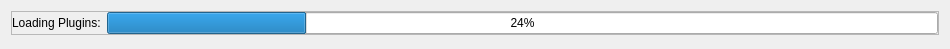
<?xml version="1.0" encoding="UTF-8"?>
<ui version="4.0">
 <class>ProgressBar</class>
 <widget class="QWidget" name="ProgressBar">
  <property name="geometry">
   <rect>
    <x>0</x>
    <y>0</y>
    <width>950</width>
    <height>49</height>
   </rect>
  </property>
  <property name="windowTitle">
   <string>Form</string>
  </property>
  <layout class="QVBoxLayout" name="verticalLayout">
   <item>
    <widget class="QFrame" name="progressFrame">
     <property name="sizePolicy">
      <sizepolicy hsizetype="Expanding" vsizetype="Preferred">
       <horstretch>0</horstretch>
       <verstretch>0</verstretch>
      </sizepolicy>
     </property>
     <property name="frameShape">
      <enum>QFrame::StyledPanel</enum>
     </property>
     <property name="frameShadow">
      <enum>QFrame::Raised</enum>
     </property>
     <layout class="QVBoxLayout" name="verticalLayout_3">
      <property name="spacing">
       <number>6</number>
      </property>
      <property name="leftMargin">
       <number>0</number>
      </property>
      <property name="topMargin">
       <number>0</number>
      </property>
      <property name="rightMargin">
       <number>0</number>
      </property>
      <property name="bottomMargin">
       <number>0</number>
      </property>
      <item>
       <layout class="QFormLayout" name="formLayout">
        <item row="0" column="0">
         <widget class="QLabel" name="label">
          <property name="text">
           <string>Loading Plugins:</string>
          </property>
          <property name="buddy">
           <cstring>progressBar</cstring>
          </property>
         </widget>
        </item>
        <item row="0" column="1">
         <widget class="QProgressBar" name="progressBar">
          <property name="value">
           <number>24</number>
          </property>
         </widget>
        </item>
       </layout>
      </item>
     </layout>
    </widget>
   </item>
   <item>
    <spacer name="verticalSpacer">
     <property name="orientation">
      <enum>Qt::Vertical</enum>
     </property>
     <property name="sizeHint" stdset="0">
      <size>
       <width>20</width>
       <height>6</height>
      </size>
     </property>
    </spacer>
   </item>
  </layout>
 </widget>
 <resources/>
 <connections/>
</ui>
